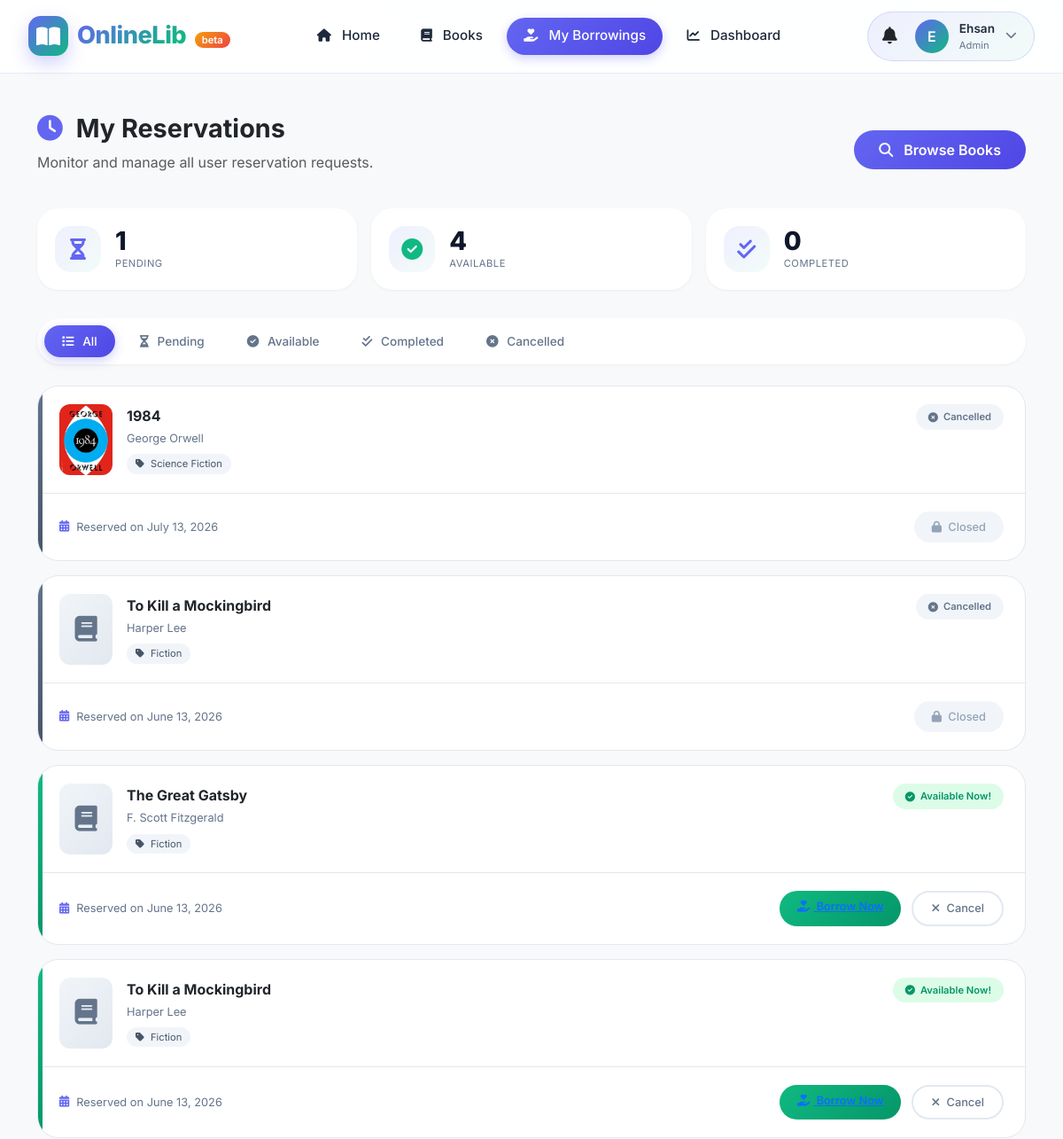
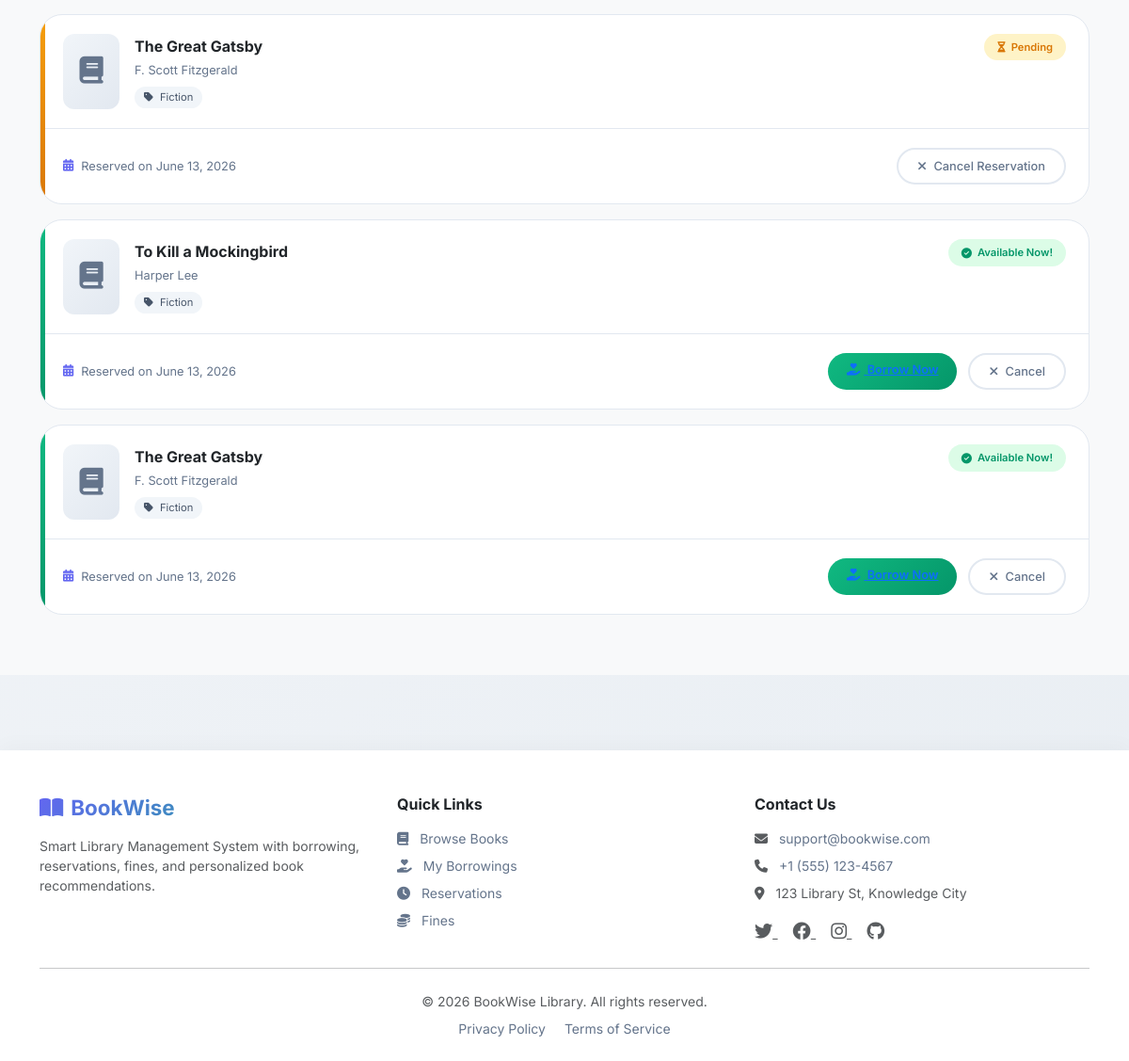
Screenshot of /borrowing/reservations/ (signed in) with the database file from the repository (2 pictures, top to bottom).
### accounts/models.py (models this page shows, shortened)
class CustomUser(AbstractUser):
    class Role(models.TextChoices):
        ADMIN = "ADMIN", _("Admin")
        MEMBER = "MEMBER", _("Member")
    email = models.EmailField(_("email address"), unique=True)
    role = models.CharField(
        _("role"),
        max_length=10,
        choices=Role.choices,
        default=Role.MEMBER,
    )
    objects = CustomUserManager()
    USERNAME_FIELD = "username"
    REQUIRED_FIELDS = ["email"]
    class Meta:
        verbose_name = _("user")
        verbose_name_plural = _("users")

### borrowing/models.py (models this page shows, shortened)
class Reservation(models.Model):
    class StatusChoices(models.TextChoices):
        PENDING = "PENDING", "Pending"
        AVAILABLE = "AVAILABLE", "Available"
        COMPLETED = "COMPLETED", "Completed"
        CANCELLED = "CANCELLED", "Cancelled"
    user = models.ForeignKey(
        settings.AUTH_USER_MODEL,
        on_delete=models.CASCADE,
        related_name="reservations",
    )
    book = models.ForeignKey(
        Book,
        on_delete=models.CASCADE,
        related_name="reservations",
    )
    reservation_date = models.DateTimeField(default=timezone.now)
    status = models.CharField(
        max_length=10,
        choices=StatusChoices.choices,
        default=StatusChoices.PENDING,
    )
    class Meta:
        ordering = ["reservation_date"]

### books/models.py (models this page shows, shortened)
class Book(models.Model):
    title = models.CharField(max_length=255)
    author = models.CharField(max_length=255)
    genre = models.CharField(max_length=100)
    description = models.TextField(blank=True)
    publish_year = models.PositiveIntegerField()
    isbn = models.CharField(max_length=20, unique=True)
    total_copies = models.PositiveIntegerField(default=1)
    available_copies = models.PositiveIntegerField(default=1)
    cover_image = models.ImageField(upload_to="book_covers/", blank=True)
    def __init__(self, *args, **kwargs):
        available_copies_was_provided = "available_copies" in kwargs
        super().__init__(*args, **kwargs)
        self._available_copies_was_provided = available_copies_was_provided
    def __setattr__(self, name, value):
        if name == "available_copies" and "_available_copies_was_provided" in self.__dict__:
            self.__dict__["_available_copies_was_provided"] = True
        super().__setattr__(name, value)
    class Meta:
        ordering = ["title"]
        verbose_name = "book"
        verbose_name_plural = "books"

### borrowing/views.py (the view)
# urls.py: path("reservations/", ReservationListView.as_view(), name="reservation_list"),
class ReservationListView(LoginRequiredMixin, ListView):
    model = Reservation
    template_name = "borrowing/reservation_list.html"
    context_object_name = "reservations"
    paginate_by = 10
    def get_queryset(self):
        user = self.request.user
        qs = Reservation.objects.select_related("book", "user").order_by("-reservation_date")
        if user.is_superuser or getattr(user, "role", None) == "ADMIN" or user.has_perm("borrowing.manage_borrowings"):
            return qs
        return qs.filter(user=user)
    def get_context_data(self, **kwargs):
        context = super().get_context_data(**kwargs)
        user = self.request.user
        if user.is_superuser or getattr(user, "role", None) == "ADMIN":
            all_reservations = Reservation.objects.all()
        else:
            all_reservations = Reservation.objects.filter(user=user)
        context['pending_count'] = all_reservations.filter(status=Reservation.StatusChoices.PENDING).count()
        context['available_count'] = all_reservations.filter(status=Reservation.StatusChoices.AVAILABLE).count()
        context['completed_count'] = all_reservations.filter(status=Reservation.StatusChoices.COMPLETED).count()
        context['is_admin'] = user.is_superuser or getattr(user, "role", None) == "ADMIN"
        return context

### borrowing/templates/borrowing/reservation_list.html (shortened to what this page needs)
{% extends "base.html" %}
{% load static %}
{% block content %}
<section class="py-4 py-md-5 bg-light min-vh-100">
    <div class="container">
        <div class="d-flex flex-column flex-md-row justify-content-between align-items-md-center mb-4">
            <div>
                <h1 class="fw-bold mb-2" style="font-size: 1.8rem;">
                    <i class="fas fa-clock me-2" style="color: var(--primary);"></i>
                    My Reservations
                </h1>
                <p class="text-muted">
                    {% if user.role == 'ADMIN' or user.is_superuser %}
                        Monitor and manage all user reservation requests.
                    {% else %}
                        Track your book reservations and borrow when available.
                    {% endif %}
                </p>
            </div>
            <a href="{% url 'books:book_list' %}" class="btn btn-primary mt-3 mt-md-0">
                <i class="fas fa-search me-2"></i> Browse Books
            </a>
        </div>
        <div class="reservation-stats">
            <div class="stat-card-res">
                <div class="stat-icon-res">
                    <i class="fas fa-hourglass-half"></i>
                </div>
                <div>
                    <div class="stat-number-res">{{ pending_count|default:"0" }}</div>
                    <div class="stat-label-res">Pending</div>
                </div>
            </div>
            <div class="stat-card-res">
                <div class="stat-icon-res available">
                    <i class="fas fa-check-circle"></i>
                </div>
                <div>
                    <div class="stat-number-res">{{ available_count|default:"0" }}</div>
                    <div class="stat-label-res">Available</div>
                </div>
            </div>
            <div class="stat-card-res">
                <div class="stat-icon-res">
                    <i class="fas fa-check-double"></i>
                </div>
                <div>
                    <div class="stat-number-res">{{ completed_count|default:"0" }}</div>
                    <div class="stat-label-res">Completed</div>
                </div>
            </div>
        </div>
        <div class="filter-tabs-res" id="filterTabs">
            <button class="filter-btn-res active" data-filter="all">
                <i class="fas fa-list"></i> All
            </button>
            <button class="filter-btn-res" data-filter="PENDING">
                <i class="fas fa-hourglass-half"></i> Pending
            </button>
            <button class="filter-btn-res" data-filter="AVAILABLE">
                <i class="fas fa-check-circle"></i> Available
            </button>
            <button class="filter-btn-res" data-filter="COMPLETED">
                <i class="fas fa-check-double"></i> Completed
            </button>
            <button class="filter-btn-res" data-filter="CANCELLED">
                <i class="fas fa-times-circle"></i> Cancelled
            </button>
        </div>
        {% if reservations %}
            <div id="reservationsContainer">
                {% for res in reservations %}
                    <div class="reservation-card {{ res.status|lower }}" data-status="{{ res.status }}">
                        <div class="res-card-header">
                            <div class="book-info-res">
                                <div class="book-cover-res">
                                    {% if res.book.cover_image %}
                                        <img src="{{ res.book.cover_image.url }}" alt="{{ res.book.title }}">
                                    {% else %}
                                        <i class="fas fa-book"></i>
                                    {% endif %}
                                </div>
                                <div>
                                    <div class="book-title-res">{{ res.book.title }}</div>
                                    <div class="book-author-res">{{ res.book.author }}</div>
                                    <span class="book-genre-res">
                                        <i class="fas fa-tag me-1"></i> {{ res.book.genre }}
                                    </span>
                                </div>
                            </div>
                            <div>
                                {% if res.status == 'PENDING' %}
                                    <span class="status-badge-res pending">
                                        <i class="fas fa-hourglass-half"></i> Pending
                                    </span>
                                {% elif res.status == 'AVAILABLE' %}
                                    <span class="status-badge-res available">
                                        <i class="fas fa-check-circle"></i> Available Now!
                                    </span>
                                {% elif res.status == 'COMPLETED' %}
                                    <span class="status-badge-res completed">
                                        <i class="fas fa-check-double"></i> Completed
                                    </span>
                                {% else %}
                                    <span class="status-badge-res cancelled">
                                        <i class="fas fa-times-circle"></i> Cancelled
                                    </span>
                                {% endif %}
                            </div>
                        </div>
                        <div class="res-card-body">
                            <div class="res-date">
                                <i class="fas fa-calendar-alt"></i>
                                Reserved on {{ res.reservation_date|date:"F j, Y" }}
                            </div>
                            <div class="action-buttons-res">
                                {% if res.status == 'AVAILABLE' %}
                                    <a href="{% url 'borrowing:borrow_book' res.book.pk %}" class="btn-borrow">
                                        <i class="fas fa-hand-holding-heart me-1"></i> Borrow Now
                                    </a>
                                    <form method="post" action="{% url 'borrowing:cancel_reservation' res.pk %}" class="d-inline">
                                        <button type="submit" class="btn-cancel-res" onclick="return confirm('Cancel this reservation?')">
                                            <i class="fas fa-times me-1"></i> Cancel
                                        </button>
                                    </form>
                                {% elif res.status == 'PENDING' %}
                                    <form method="post" action="{% url 'borrowing:cancel_reservation' res.pk %}" class="d-inline">
                                        <button type="submit" class="btn-cancel-res" onclick="return confirm('Cancel this reservation?')">
                                            <i class="fas fa-times me-1"></i> Cancel Reservation
                                        </button>
                                    </form>
                                {% else %}
                                    <button class="btn-disabled" disabled>
                                        <i class="fas fa-lock me-1"></i>
                                        {% if res.status == 'COMPLETED' %}Already Borrowed{% else %}Closed{% endif %}
                                    </button>
                                {% endif %}
                            </div>
                        </div>
                    </div>
                {% endfor %}
            </div>
        {% endif %}
    </div>
</section>
{% endblock %}

### templates/navbar.html (shortened to what this page needs)
{% load static %}
<header class="modern-header" id="modernHeader">
    <div class="header-container">
        <a href="{% url 'dashboard:home' %}" class="logo">
            <div class="logo-icon">
                <i class="fas fa-book-open"></i>
            </div>
            <div>
                <span class="logo-text">OnlineLib</span>
                <span class="logo-badge">beta</span>
            </div>
        </a>
        <div class="nav-menu" id="navMenu">
            <a href="{% url 'dashboard:home' %}" class="nav-link-custom" data-nav="home">
                <i class="fas fa-home"></i> Home
            </a>
            <a href="{% url 'books:book_list' %}" class="nav-link-custom" data-nav="books">
                <i class="fas fa-book"></i> Books
            </a>
            {% if user.is_authenticated %}
            <a href="{% url 'borrowing:borrow_list' %}" class="nav-link-custom" data-nav="borrowings">
                <i class="fas fa-hand-holding-heart"></i> My Borrowings
            </a>
            <a href="{% url 'dashboard:user-dashboard' %}" class="nav-link-custom" data-nav="dashboard">
                <i class="fas fa-chart-line"></i> Dashboard
            </a>
            {% endif %}
        </div>
        <div>
            {% if user.is_authenticated %}
            <div class="user-dropdown" id="userDropdown">
                <div class="user-btn" id="userBtn">
                    <a href="{% url 'notif:list' %}"
                       class="text-decoration-none me-2"
                       style="color: inherit; position: relative;"
                       onclick="event.stopPropagation();">
                        <i class="fas fa-bell" style="font-size: 1.2rem;"></i>
                    </a>
                    <div class="user-avatar">
                        {{ user.username|first|upper }}
                    </div>
                    <div class="user-info">
                        <div class="user-name">{{ user.get_full_name|default:user.username|truncatechars:12 }}</div>
                        <div class="user-role">{{ user.get_role_display }}</div>
                    </div>
                    <i class="fas fa-chevron-down dropdown-icon"></i>
                </div>
            </div>
            {% endif %}
        </div>
    </div>
</header>

### rows the page displays
CustomUser: username|first "E", get_full_name "Ehsan", role "Admin"
Reservation: book.cover_image (picture), book "1984", book.author "George Orwell", book.genre "Science Fiction", status "CANCELLED" (drawn), reservation_date "July 13, 2026"
Reservation: book "To Kill a Mockingbird", book.author "Harper Lee", book.genre "Fiction", status "CANCELLED" (drawn), reservation_date "June 13, 2026"
Reservation: book "The Great Gatsby", book.author "F. Scott Fitzgerald", book.genre "Fiction", status "AVAILABLE" (drawn), reservation_date "June 13, 2026"
Reservation: book "To Kill a Mockingbird", book.author "Harper Lee", book.genre "Fiction", status "AVAILABLE" (drawn), reservation_date "June 13, 2026"
Reservation: book "The Great Gatsby", book.author "F. Scott Fitzgerald", book.genre "Fiction", status "PENDING" (drawn), reservation_date "June 13, 2026"
Reservation: book "To Kill a Mockingbird", book.author "Harper Lee", book.genre "Fiction", status "AVAILABLE" (drawn), reservation_date "June 13, 2026"
Reservation: book "The Great Gatsby", book.author "F. Scott Fitzgerald", book.genre "Fiction", status "AVAILABLE" (drawn), reservation_date "June 13, 2026"

### other values shown
{{ pending_count|default:"0" }} "1"
{{ available_count|default:"0" }} "4"
{{ completed_count|default:"0" }} "0"
